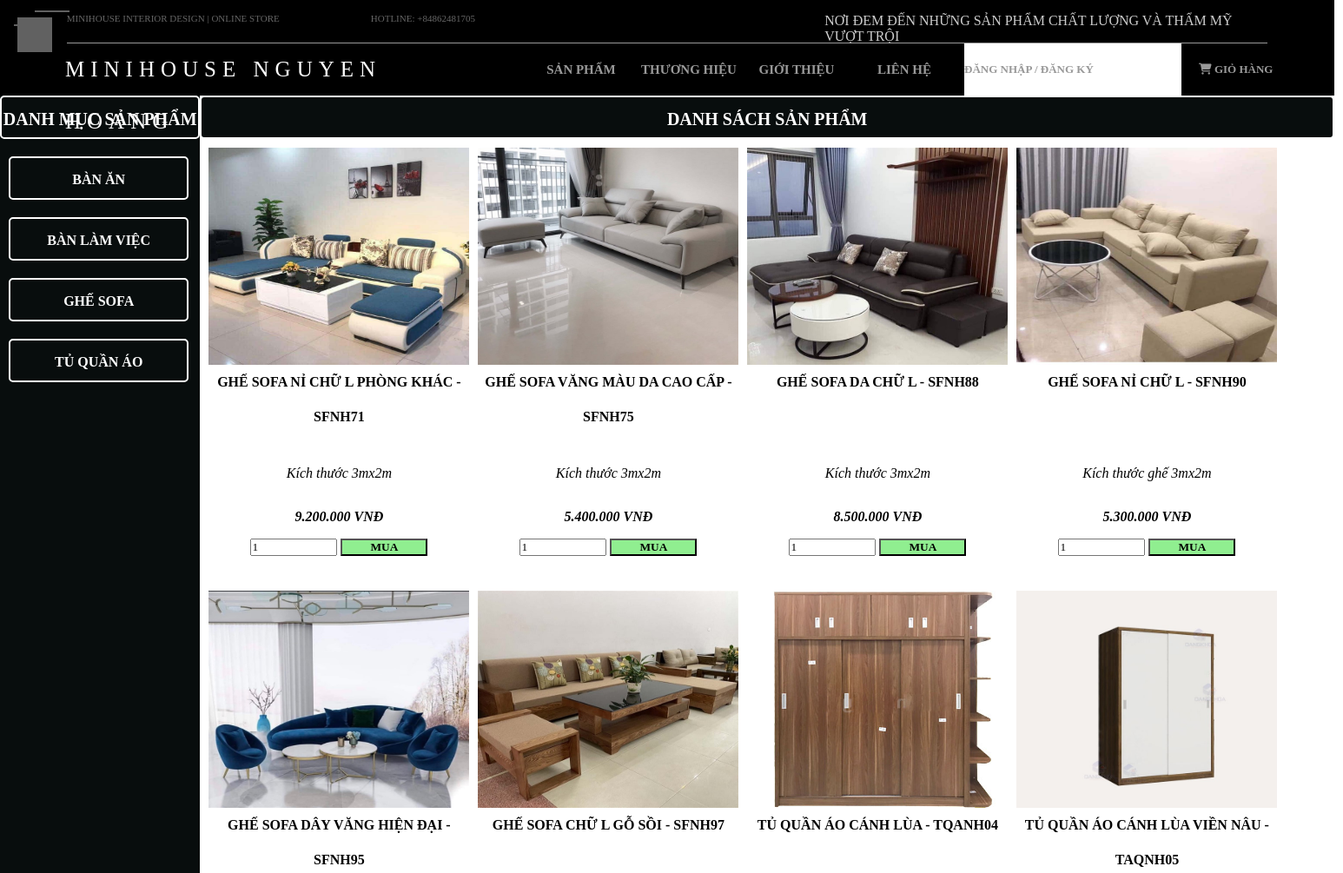
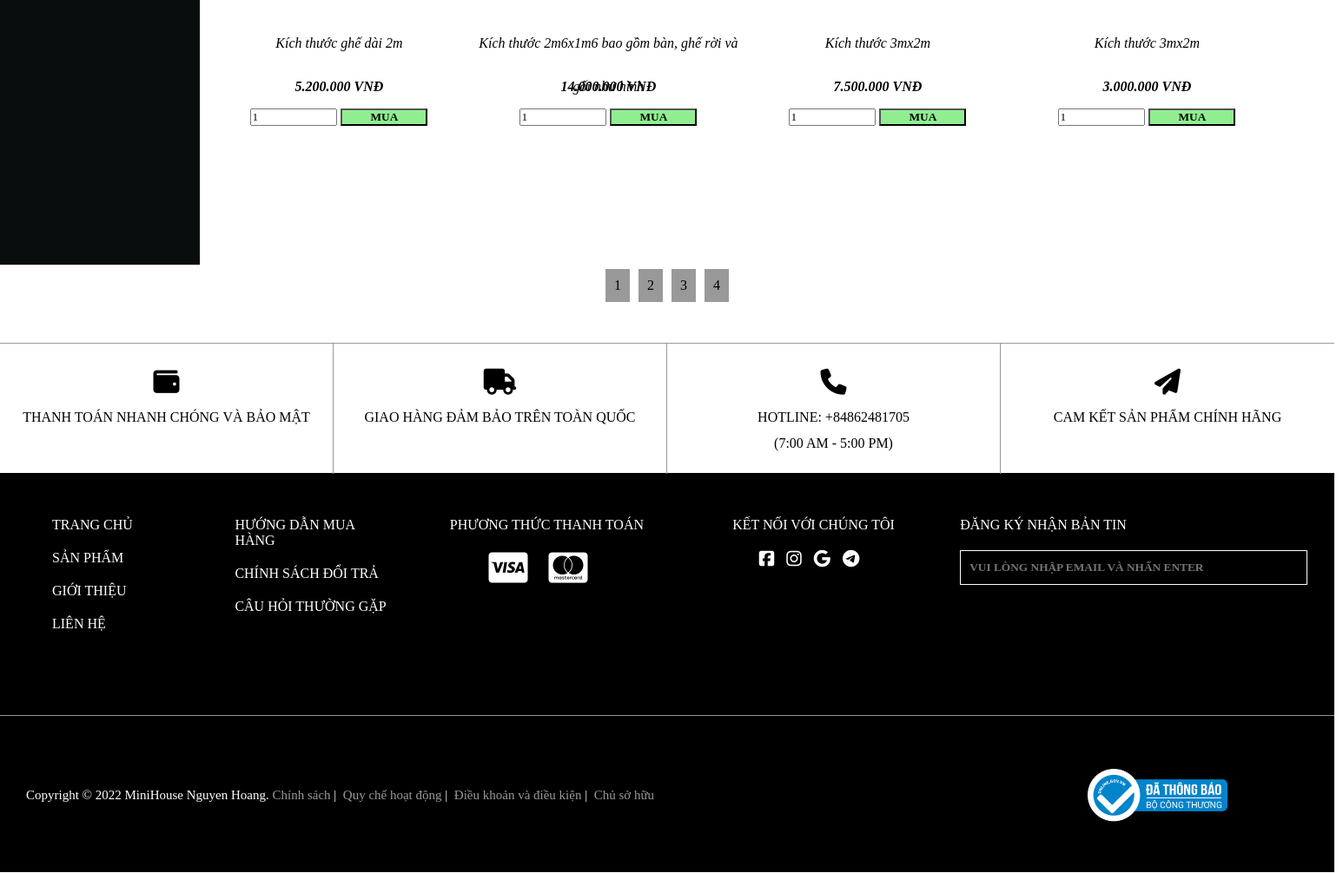
The page /Source/pd_main.php?page=3 on the database its author committed (2 pictures, top to bottom).
### tables this page shows
CREATE TABLE IF NOT EXISTS `danhmuc` (
  `madanhmuc` varchar(100) NOT NULL,
  `tendanhmuc` varchar(255) NOT NULL,
  PRIMARY KEY (`madanhmuc`)
);

CREATE TABLE IF NOT EXISTS `sanpham` (
  `masp` varchar(100) NOT NULL,
  `tensp` varchar(255) NOT NULL,
  `hinhanh` varchar(100) NOT NULL,
  `giatien` float NOT NULL,
  `mota` varchar(255) NOT NULL,
  `xuatxu` varchar(255) NOT NULL,
  `madm_fk` varchar(100) DEFAULT NULL,
  `manv_fk` varchar(100) DEFAULT NULL,
  `makho_fk` varchar(100) DEFAULT NULL,
  PRIMARY KEY (`masp`)
);

### controller/clsMain.php (the view, shortened to what this page needs)
<?php
    class Main {
        function connect(){
            $con = mysqli_connect("localhost", "nguyenhoang", "10897105", "minihouse-website");
            if(!$con){
                die("Không thể kết nối tới cơ sở dữ liệu!");
                exit();
            }
            else {
                mysqli_set_charset($con, "utf8");
                return $con;
            }
        }
        function loadCategory($sql){
            $link = $this->connect();
            $result = mysqli_query($link,$sql);
            $i = mysqli_num_rows($result);
            if($i>0){
                while($row=mysqli_fetch_array($result)){
                    $madm = $row['madanhmuc'];
                    $tendm = $row['tendanhmuc'];
                    echo '<div class="cate-list-item"><a style="color: #fff; text-decoration: none;" href="pd_main.php?madm='.$madm.'">'.$tendm.'</a></div>';
                }
            }
            else {
                echo 'Không có dữ liệu!';
            }
        }
        function loadProduct($sql){
            $link = $this->connect();
            $result = mysqli_query($link,$sql);
            $i = mysqli_num_rows($result);
            if($i>0){
                while($row=mysqli_fetch_array($result)){
                    $tensp = $row['tensp'];
                    $giatien = $row['giatien'];
                    $mota = $row['mota'];
                    $hinhanh = $row['hinhanh'];
                    echo '
                    <div class="pd-item">
                        <div class="pd-img"><img src="../img/img_products/'.$hinhanh.'" alt="" height="250px" width="300px"></div>
                        <div class="pd-name">'.$tensp.'</div>
                        <div class="pd-description">'.$mota.'</div>
                        <div class="pd-price">'.number_format($giatien,0," ",".").' VNĐ</div>
                        <div align="center">
                            <form action="cart.php" method="post">
                                <input type="hidden" name="pd_name" value="'.$tensp.'">
                                <input type="hidden" name="pd_img" value="'.$hinhanh.'">
                                <input type="hidden" name="pd_price" value="'.$giatien.'">
                                <input type="hidden" name="pd_description" value="'.$mota.'">
                                <input type="number" name="pd_quantity" style="width: 100px;" value="1">
                                <input type="submit" name="btn-buy" style="width: 100px; font-weight:bold;background-color:lightgreen;cursor:pointer;" value="MUA">
                                </form>
                        </div>
                    </div>';
                }
            }
            else {
                echo 'Không có dữ liệu!';
            }
        }
    }
?>

### css/pd_main.css (style rules this page uses)
:root { --background: #000; --color: #fff; --primary-font: Fira sans; }
* { box-sizing: border-box; padding: 0; margin: 0; font-family: Fira sans; }
.cate-list-item { width: 90%; height: 50px; border: 2px solid #fff; border-radius: 5px; line-height: 50px; margin-left: 10px; margin-top: 20px; }
.pd-item { width: 300px; height: 500px; margin-left: 10px; margin-top: 10px; float: left; }
.pd-img { width: 300px; height: 250px; }
.pd-name { width: 300px; height: 100px; text-align: center; line-height: 40px; font-weight: bold; }
.pd-description { width: 300px; height: 50px; text-align: center; font-style: italic; line-height: 50px; }
.pd-price { width: 300px; height: 50px; text-align: center; font-style: italic; line-height: 50px; font-weight: bold; }

### rows shown on the page
danhmuc: tendanhmuc "BÀN ĂN"
danhmuc: tendanhmuc "BÀN LÀM VIỆC"
danhmuc: tendanhmuc "GHẾ SOFA"
danhmuc: tendanhmuc "TỦ QUẦN ÁO"
sanpham: hinhanh (picture), tensp "GHẾ SOFA NỈ CHỮ L PHÒNG KHÁC - SFNH71", mota "Kích thước 3mx2m", giatien "9.200.000"
sanpham: hinhanh (picture), tensp "GHẾ SOFA VĂNG MÀU DA CAO CẤP - SFNH75", mota "Kích thước 3mx2m", giatien "5.400.000"
sanpham: hinhanh (picture), tensp "GHẾ SOFA DA CHỮ L - SFNH88", mota "Kích thước 3mx2m", giatien "8.500.000"
sanpham: hinhanh (picture), tensp "GHẾ SOFA NỈ CHỮ L - SFNH90", mota "Kích thước ghế 3mx2m", giatien "5.300.000"
sanpham: hinhanh (picture), tensp "GHẾ SOFA DÂY VĂNG HIỆN ĐẠI - SFNH95", mota "Kích thước ghế dài 2m", giatien "5.200.000"
sanpham: hinhanh (picture), tensp "GHẾ SOFA CHỮ L GỖ SỒI - SFNH97", mota "Kích thước 2m6x1m6 bao gồm bàn, ghế rời và gối như hình", giatien "14.000.000"
sanpham: hinhanh (picture), tensp "TỦ QUẦN ÁO CÁNH LÙA - TQANH04", mota "Kích thước 3mx2m", giatien "7.500.000"
sanpham: hinhanh (picture), tensp "TỦ QUẦN ÁO CÁNH LÙA VIỀN NÂU - TAQNH05", mota "Kích thước 3mx2m", giatien "3.000.000"
